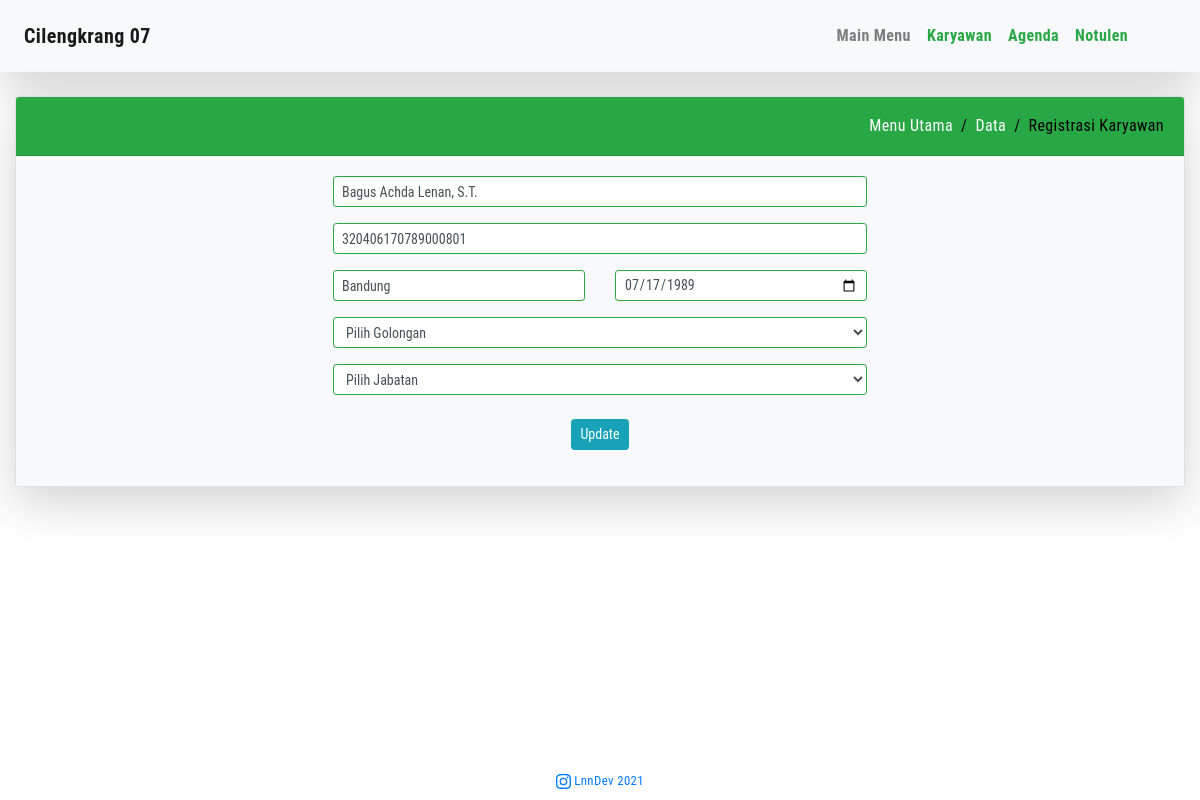
/data_asn.php?edit=24, run on the app's committed database.
### tables this page shows
CREATE TABLE `data_asn` (
  `id` int(3) NOT NULL,
  `name` varchar(50) NOT NULL,
  `nip` decimal(18,0) NOT NULL,
  `tempatlahir` varchar(30) NOT NULL,
  `tanggallahir` date NOT NULL,
  `golongan` varchar(30) NOT NULL,
  `jabatan` varchar(50) NOT NULL
);

### process_asn.php (called while the page is built, shortened)
<?php
include 'connection_db.php';
if (isset($_GET['edit'])) {
    $id = $_GET['edit'];
    $update = true;
    $result = $mysqli->query("SELECT * FROM data_asn WHERE id=$id") or die($mysqli->error);
    if (count(array($result)) == 1) {
        $row = $result->fetch_array();
        $name = $row['name'];
        $nip = $row['nip'];
        $tempatlahir = $row['tempatlahir'];
        $tanggallahir = date('Y-m-d', strtotime($row['tanggallahir']));
        $golongan = $row['golongan'];
        $jabatan = $row['jabatan'];
    }
}

### data_asn.php (the view, shortened to what this page needs)
<!DOCTYPE html>
<html lang="en">
<head>
	<link rel="stylesheet" href="assets/stylesheets/bootstrap.min.css">
	<link rel="stylesheet" href="assets/stylesheets/custom.css">
	<link rel="stylesheet" href="assets/stylesheets/sweetalert2.min.css">
</head>
<body>
	<?php
	include 'process_asn.php';
	include 'menu.php';
	?>
	<div class="container-fluid">
		<br>
		<div class="card text-center shadow-lg">
			<div class="card-header bg-success text-white">
				<div class="d-flex top-breadcrumb">
					<div>
						<ol class="breadcrumb">
							<li class="breadcrumb-item"><a href="index.php">Menu Utama</a></li>
							<li class="breadcrumb-item"><a href="show_asn.php">Data</a></li>
							<li class="breadcrumb-item active" aria-current="page">Registrasi Karyawan</li>
						</ol>
					</div>
				</div>
			</div>
			<form action="process_asn.php" method="post">
				<div class="card-body bg-light">
					<div class="row mb-3 justify-content-md-center">
						<div class="col-sm-6">
							<input class="form-control form-control-sm border border-success" value="<?php echo $name; ?>" name="name" type="text" placeholder="Nama Lengkap" required>
						</div>
					</div>
					<div class="row mb-2 justify-content-md-center">
						<div class="col-sm-6">
							<input class="form-control form-control-sm border border-success" value="<?php echo $nip; ?>" name="nip" type="number" placeholder="NIP">
						</div>
					</div>
					<div class="row mb-3 justify-content-md-center">
						<div class="col-sm-3 mt-2">
							<input class="form-control form-control-sm border border-success" value="<?php echo $tempatlahir; ?>" name="tempatlahir" type="text" placeholder="Tempat Lahir" required>
						</div>
						<div class="col-sm-3 mt-2">
							<input class="form-control form-control-sm border border-success" value="<?php echo $tanggallahir; ?>" name="tanggallahir" type="date" placeholder="Tanggal Lahir" required>
						</div>
					</div>
					<div class="row justify-content-md-center">
						<div class="col-sm-6">
							<div class="form-group">
								<select class="form-control form-control-sm border border-success" value="<?php echo $golongan; ?>" name="golongan">
									<option value="" selected>Pilih Golongan</option>
								</select>
							</div>
						</div>
					</div>
					<div class="row mb-2 justify-content-md-center">
						<div class="col-sm-6">
							<div class="form-group">
								<select class="form-control form-control-sm border border-success" value="<?php echo $jabatan; ?>" name="jabatan">
									<option value="" selected>Pilih Jabatan</option>
								</select>
							</div>
						</div>
					</div>
					<div class="form-group">
						<?php if ($update == true) : ?>
							<button class="btn btn-info btn-sm" type="submit" name="update">Update</button>
						<?php else : ?>
							<button class="btn btn-success btn-sm" type="submit" name="save">Simpan</button>
						<?php endif; ?>
					</div>
			</form>
		</div>
	</div>
	<?php
	include 'footer.php';
	?>
</body>
</html>

### assets/stylesheets/custom.css (style rules this page uses)
body { font-family: 'Roboto Condensed', sans-serif; letter-spacing: .4px; }
.top-breadcrumb { padding: 5px 0; }
.breadcrumb { padding: 0; margin-bottom: 0; background-color: transparent; }
.breadcrumb-item a { color: #fff; }
.breadcrumb-item.active { color: #000; }
.breadcrumb-item+.breadcrumb-item::before { color: #000; }
.row { margin-right: 0; margin-left: 0; }

### data on the page
data_asn: name "Bagus Achda Lenan, S.T.", nip "320406170789000801", tempatlahir "Bandung", tanggallahir "07/17/1989"
